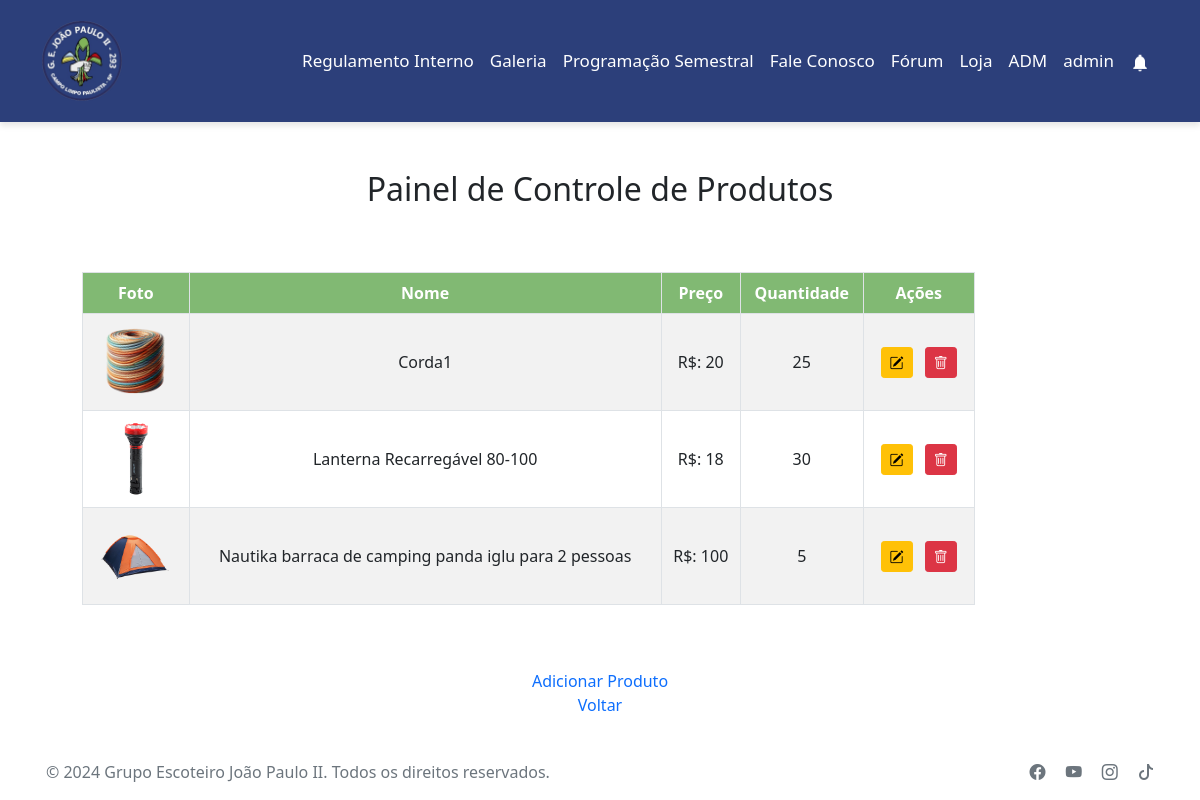
Page /backend/adm/produtos_adm.php (signed in) on the committed database.
### tables this page shows
CREATE TABLE `produtos` (
  `id` int(11) NOT NULL,
  `nome` varchar(80) NOT NULL,
  `descricao` varchar(2000) DEFAULT NULL,
  `quantidade` int(11) DEFAULT NULL,
  `estoque` int(11) DEFAULT NULL,
  `preco` int(11) DEFAULT NULL,
  `foto` varchar(255) DEFAULT NULL,
  `userid` int(11) DEFAULT NULL
);

### backend/adm/produtos_adm.php (the view, shortened to what this page needs)
<?php
include '../classes/conn.php';
    $logged = false;
    if (isset($_SESSION['on'])) {
    $logged = true;
    }
    ?>
<!DOCTYPE html>
<html lang="pt-br">
<head>
  <link rel="stylesheet" href="../../frontend/public/css/teste.css">
  <link href="https://cdn.jsdelivr.net/npm/bootstrap@5.0.2/dist/css/bootstrap.min.css" rel="stylesheet"
>
  <link rel="stylesheet" href="https://cdn.jsdelivr.net/npm/bootstrap-icons@1.10.3/font/bootstrap-icons.css">
</head>
<body>
  <nav class="navbar navbar-expand-lg py-3 custom-navbar">
    <div class="container">
      <a class="navbar-brand" href="../../frontend/principal/index.php">
        <img src="../../frontend/public/imagens/recursos/logo.png " height="80rem" width="80rem" alt="Logo" height="40">
      </a>
      <div class="collapse navbar-collapse justify-content-end" id="navbarNav">
        <ul class="navbar-nav">
          <li class="nav-item">
            <a class="nav-link active" aria-current="page" target="blank"
              href="../../frontend/public/docs/POR_2013_19_V2.pdf">Regulamento Interno</a>
          </li>
          <li class="nav-item">
            <a class="nav-link" href="../../backend/galeria/index.php">Galeria</a>
          </li>
          <li class="nav-item">
            <a class="nav-link" href="../../backend/Evento/index.php">Programação Semestral</a>
          </li>
          <li class="nav-item">
            <a class="nav-link" href="../../backend/mailer/fale.php">Fale Conosco</a>
          </li>
          <li class="nav-item">
            <a class="nav-link" href="../../backend/forum/main.php">Fórum</a>
          </li>
          <?php
          if ($logged) {
            if ($_SESSION['tipo'] >= 1) {
              echo '<li class="nav-item">
                <a class="nav-link" href="../../backend/loja/loja.php">Loja</a>
              </li>';
            }
            if ($_SESSION['tipo'] == 3) {
              echo '<li class="nav-item">
                <a class="nav-link" href="../../backend/adm/index_adm.php">ADM</a>
              </li>';
            }
            echo '<li class="nav-item">
            <a class="nav-link" href="../../frontend/principal/user.php?id='.$_SESSION["userid"].'">'.$_SESSION["nome"].'</a>
                <li class="nav-item">
            <a class="nav-link" href="../../backend/notificacoes/index.php"><img src="../../frontend/public/imagens/recursos/sino.png" width="20px"></a>
              </li>';
          } else {
            echo '<li class="nav-item">
                <a class="nav-link" href="../../backend/login/login.php">Faça Login</a>
              </li>';
          }
          ?>
        </ul>
      </div>
    </div>
  </nav>
<section>
        <div class="container my-5">
            <h2 class="text-center mb-4">Painel de Controle de Produtos</h2>
            <div class="table-responsive">
                <table class="table table-bordered table-striped text-center">
                    <thead class="thead-light">
                        <tr>
                            <th>Foto</th>
                            <th>Nome</th>
                            <th>Preço</th>
                            <th>Quantidade</th>
                            <th>Ações</th>
                        </tr>
                    </thead>
                    <tbody>
              <?php
              $sql = "SELECT * FROM produtos";
              $res = $conn -> query($sql);
              for($i = 0; $i < $res ->num_rows; $i++){
                $linha = $res -> fetch_assoc();
                print '<tr>
                    <td class="align-middle"><img src="../../frontend/public/imagens/produtos/'.$linha["foto"].'" width="80px" alt="Produto" class="img-fluid"></td>
                    <td class="align-middle">'.$linha["nome"].'</td>
                    <td class="align-middle">R$: '.$linha["preco"].'</td>
                    <td class="align-middle">'.$linha["estoque"].'</td>
                    <td class="align-middle">
                        <a href="edit_prod.php?id='.$linha["id"].'">
                        <button class="btn btn-warning btn-sm mx-1">
                            <i class="bi bi-pencil-square"></i>
                        </button>
                        </a>
                        <a href="delete_prod.php?id='.$linha["id"].'">
                        <button class="btn btn-danger btn-sm mx-1">
                            <i class="bi bi-trash"></i>
                        </button>
                        </a>
                    </td>
                </tr>';
            }
              ?>
                    </tbody>
                </table>
            </div>
        </div>
        <a href="novo_produto.php">Adicionar Produto</a>
        <br><a href="index_adm.php">Voltar</a>
      </section>
    <footer class="footer text-center fixed-bottom text-lg-start d-flex w-100 justify-content-between align-items-center ">
    <div class="container p-3 d-flex justify-content-between w-100">
      <span class="text-muted">© 2024 Grupo Escoteiro João Paulo II. Todos os direitos reservados.</span>
      <div class="social-icons">
        <a href="https://www.facebook.com/GrupoescoteirojoaopauloII?mibextid=ZbWKwL" target="_blank"
          class="text-muted me-3">
          <i class="bi bi-facebook"></i>
        </a>
        <a href="https://youtube.com/@gejoaopauloii?si=8nJBM0zWxWBofH_V" target="_blank" class="text-muted me-3">
          <i class="bi bi-youtube"></i>
        </a>
        <a href="https://www.instagram.com/ge_joaopaulo2?igsh=MWFiOTA2OTFxYW11" target="_blank" class="text-muted me-3">
          <i class="bi bi-instagram"></i>
        </a>
        <a href="https://www.tiktok.com/@ge._joaopauloii?_t=8nG7cVdsBGQ&_r=1" target="_blank" class="text-muted">
          <i class="bi bi-tiktok"></i>
        </a>
      </div>
    </div>
  </footer>
</body>
</html>

### frontend/public/css/teste.css (style rules this page uses)
:root { --color-white: #fff; --color-dark1: rgb(39, 39, 39); --color-dark2: #2d2d2d; --color-dark3: #414141; --color-dark4: #1c1c1c; --color-dark5: #343434; --color-blue1: #3ab2d6; --color-blue: #2C3F7A; --color-g: #81B973; --button-color: #C6CCC8; --lobinho: #fdb813; --escoteiro: #00793a; --senior: #a61744; --pioneiro: #c00d0e; }
.custom-navbar { background-color: #2C3F7A; color: white; }
.custom-navbar a { color: white; font-size: 17px; }
.navbar { box-shadow: 0 4px 6px rgba(0, 0, 0, 0.1); }
.navbar-brand img { transition: transform 0.2s ease; }
.nav-link { color: #ffffff !important; font-weight: 500; transition: color 0.3s ease; }
.footer a { text-decoration: none; }
.footer { background-color: white; }
body { width: 50%; margin: 100px auto; background-color: lightgray; font-family: 'Kanit', sans-serif; }
body { width: 100%; }
.table { max-width: 80%; text-align: center; margin: 40px; justify-content: center; }
thead { background-color: #81B973; color: white; }

### backend/adm/produtos_adm.php (style rules this page uses)
* { text-align: center; }
a { text-decoration: none; }
.table-responsive { width: 100%; overflow-x: auto; -webkit-overflow-scrolling: touch; }
.table { white-space: nowrap; }

### rows in the picture
produtos: foto (picture), nome "Corda1", preco "20", estoque "25"
produtos: foto (picture), nome "Lanterna Recarregável 80-100", preco "18", estoque "30"
produtos: foto (picture), nome "Nautika barraca de camping panda iglu para 2 pessoas", preco "100", estoque "5"

### other values in the picture
$_SESSION["nome"] "admin"
